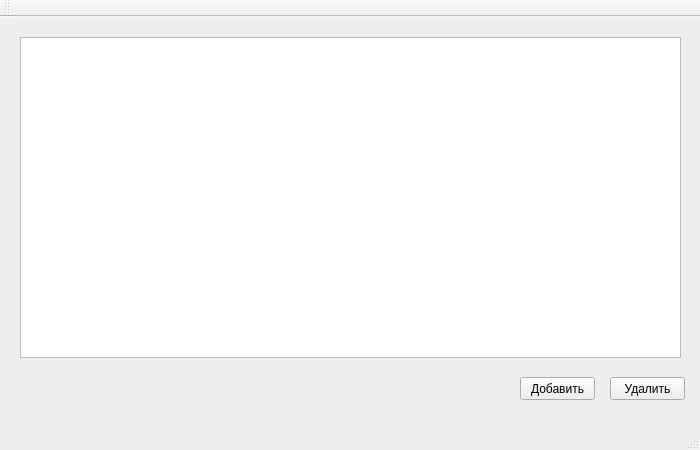
<?xml version="1.0" encoding="UTF-8"?>
<ui version="4.0">
 <class>Strela</class>
 <widget class="QMainWindow" name="Strela">
  <property name="geometry">
   <rect>
    <x>0</x>
    <y>0</y>
    <width>700</width>
    <height>450</height>
   </rect>
  </property>
  <property name="windowTitle">
   <string>Strela</string>
  </property>
  <widget class="QWidget" name="centralWidget">
   <widget class="QTableView" name="itemList">
    <property name="geometry">
     <rect>
      <x>20</x>
      <y>20</y>
      <width>661</width>
      <height>321</height>
     </rect>
    </property>
   </widget>
   <widget class="QPushButton" name="addItemButton">
    <property name="geometry">
     <rect>
      <x>520</x>
      <y>360</y>
      <width>75</width>
      <height>23</height>
     </rect>
    </property>
    <property name="text">
     <string>Добавить</string>
    </property>
   </widget>
   <widget class="QPushButton" name="deleteItemButton">
    <property name="geometry">
     <rect>
      <x>610</x>
      <y>360</y>
      <width>75</width>
      <height>23</height>
     </rect>
    </property>
    <property name="text">
     <string>Удалить</string>
    </property>
   </widget>
  </widget>
  <widget class="QMenuBar" name="menuBar">
   <property name="geometry">
    <rect>
     <x>0</x>
     <y>0</y>
     <width>700</width>
     <height>21</height>
    </rect>
   </property>
  </widget>
  <widget class="QToolBar" name="mainToolBar">
   <attribute name="toolBarArea">
    <enum>TopToolBarArea</enum>
   </attribute>
   <attribute name="toolBarBreak">
    <bool>false</bool>
   </attribute>
  </widget>
  <widget class="QStatusBar" name="statusBar"/>
 </widget>
 <layoutdefault spacing="6" margin="11"/>
 <resources/>
 <connections/>
</ui>
